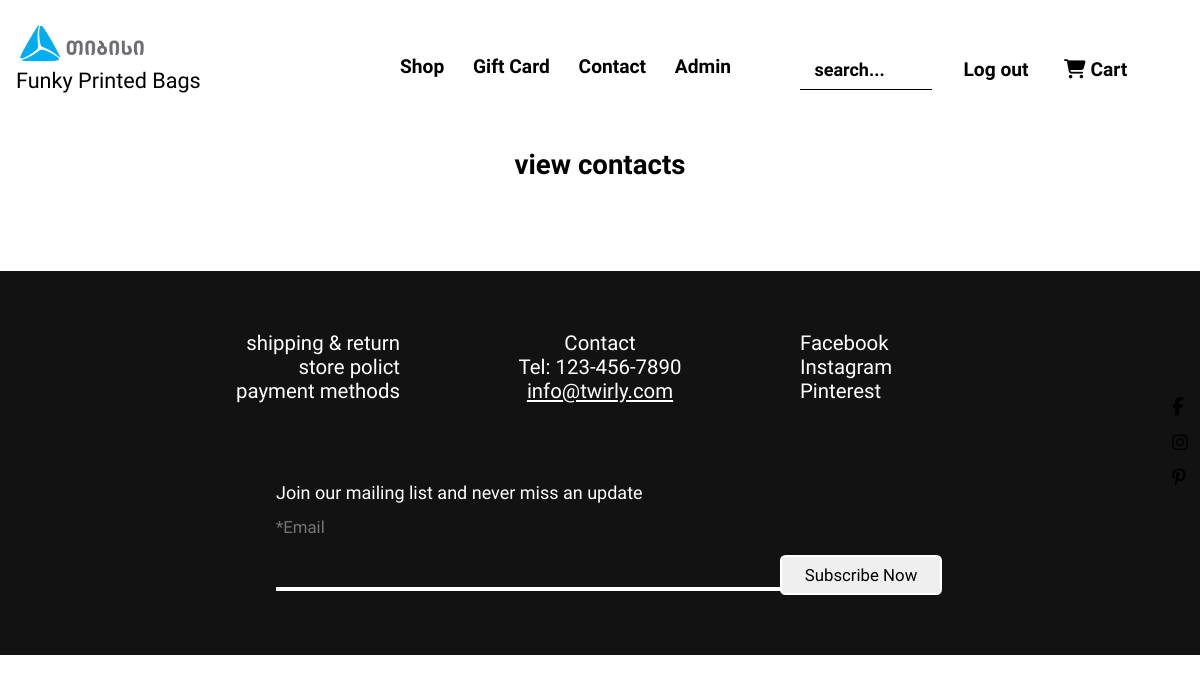
/view-contacts (signed in), run on an earlier commit of the app's database.
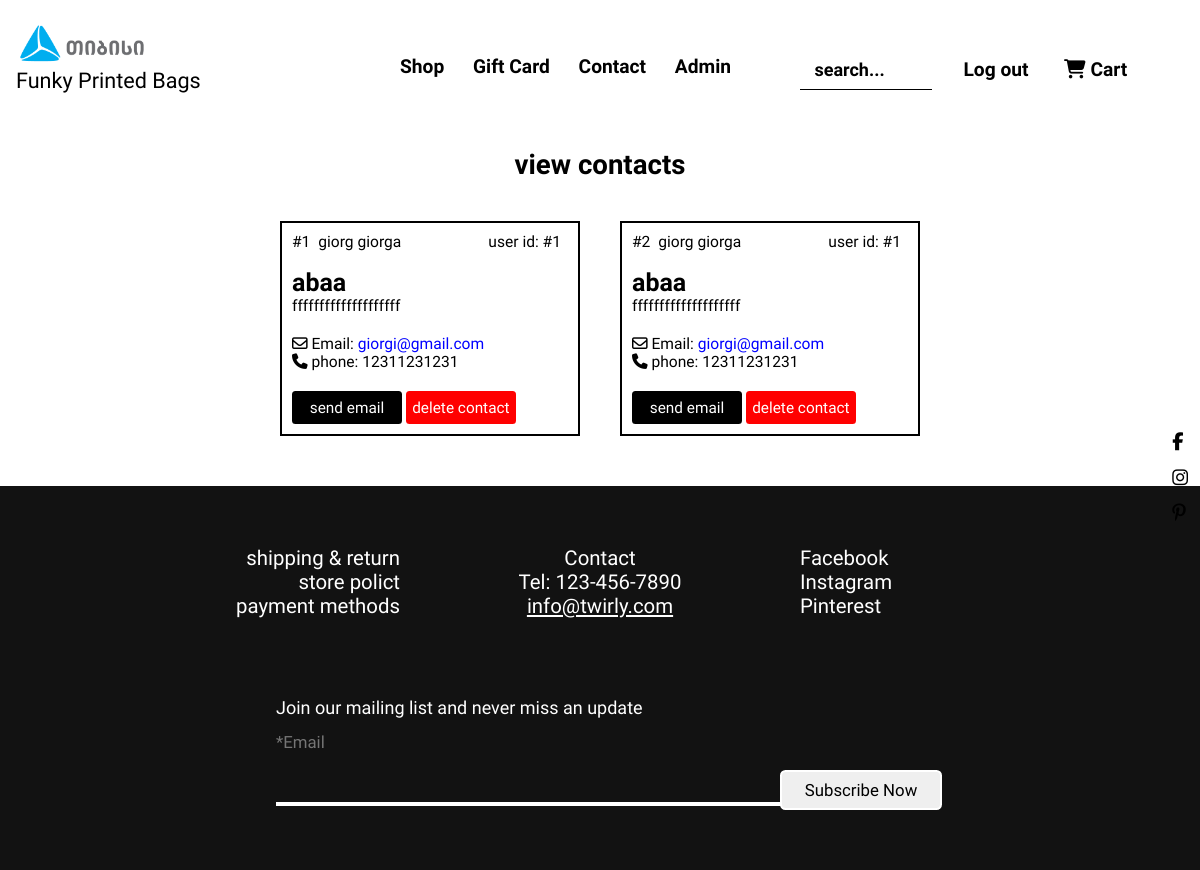
And on a later commit of the database.
### models.py (models this page shows)
class Contact(db.Model):
    __tablename__ = "contacts"
    id = db.Column(db.Integer(), primary_key=True)
    user = db.Column(db.String(), nullable=False)
    first_name = db.Column(db.String(), nullable=False)
    last_name = db.Column(db.String(), nullable=False)
    email = db.Column(db.String(), nullable=False)
    phone = db.Column(db.Integer(), nullable=True)
    subject = db.Column(db.String(), nullable=False)
    message = db.Column(db.String(), nullable=False)

### routes.py (the view)
@app.route("/view-contacts")
@login_required
def view_contacts():
    if current_user.role != 'admin':
        return redirect("/")
    contacts = Contact.query.all()
    return render_template("view-contacts.html", contacts=contacts)

### models.py (called while the page is built)
@login_manager.user_loader
def load_user(user_id):
    return User.query.get(user_id)

### routes.py (called while the page is built)
@app.context_processor
def global_variable():
    top_rated_products = Product.query.all()
    n = len(top_rated_products)
    for i in range(n - 1):
        for j in range(0, n - i - 1):
            if get_products_average_rating(top_rated_products[j]) < get_products_average_rating(top_rated_products[j + 1]):
                top_rated_products[j], top_rated_products[j + 1] = top_rated_products[j + 1], top_rated_products[j]
    carts = Cart.query.all()
    return dict(top_rated_products=top_rated_products[:10],cart=carts)

def get_products_average_rating(product):
    average_rating = 0
    length = 0
    for review in product.reviews:
        average_rating += review.rating
        length += 1
    if length != 0:
        average_rating = average_rating / length
    return average_rating

### templates/view-contacts.html
{% extends "base.html" %}
{% block body %}
<section id="view-contacts">
    <h1>view contacts</h1>
    <div id="view-contacts-container">
        {% for contact in contacts%}
        <div id="each-contact">
            <span id="id">
                #{{contact['id']}}
            </span>
            <span id="name">
                {{contact['first_name']}}
                {{contact['last_name']}}
            </span>
            <span id="user">
                user id: #{{contact['user']}}
            </span>
            <p id="subject">
                {{contact['subject']}}
            </p>
            <p id="message">
                {{contact['message']}}
            </p>
            {% set email = contact['email'] %}
            {% set subject = contact['subject'] %}
            {% set id = contact['id'] %}
            <p id="email"><i class="fa-regular fa-envelope"></i> Email: <span onclick='window.open("https://mail.google.com/mail/?view=cm&fs=1&to={{ email|urlencode }}&su={{ subject|urlencode }}")'>{{contact['email']}}</span></p>
            {% if contact['phone'] != None %}
            <p><i class="fa-solid fa-phone"></i> phone: {{contact['phone']}}</p>
            {% endif %}
            <button onclick="window.open('https://mail.google.com/mail/?view=cm&fs=1&to={{ email|urlencode }}&su={{ subject|urlencode }}')" id="send-email">send email</button>
            <button onclick="location.assign('/delete-contact/{{id}}')" id="delete-contact">delete contact</button>
        </div>
        {% endfor %}
    </div>
</section>
{% endblock %}

### templates/base.html (shortened to what this page needs)
<!DOCTYPE html>
<html lang="en">
<head>
    <link rel="stylesheet" href="/static/style.css">
    <link rel="stylesheet" href="https://cdnjs.cloudflare.com/ajax/libs/font-awesome/6.5.1/css/all.min.css" />
    <link rel="stylesheet" href="https://cdnjs.cloudflare.com/ajax/libs/font-awesome/6.5.1/css/all.min.css" />
</head>
<body>
    {% include 'header.html' %}
    {% include 'social.html'%}
    {% block body %}
    {% endblock %}
    {% include 'footer.html' %}
</body>
</html>

### templates/header.html (shortened to what this page needs)
<header id="header">
    <div id="left">
        <img onclick="window.open('https://www.tbceducation.ge/')" id="tbc-logo" src="/static//images/თიბისი.png" alt="">
        <a href="/"><p id="description">Funky Printed Bags</p></a>
    </div>
    <nav id="nav">
        <ul>
            <li><a href="/">Shop</a></li>
            <li><a href="/gift-card">Gift Card</a></li>
            <li><a href="/contact">Contact</a></li>
            {% if current_user.role == 'admin' %}
            <li>
                <div class="admin-dropdown">
                    <p class="admin-dropbtn">Admin</p>
                </div>
            </li>
            {% endif %}
        </ul>
    </nav>
    <div id="right">
        <input id="item-search" type="search" placeholder="search..." >
        {% if current_user.is_authenticated %}
        <a href="/log-out"><button id="sign-up-button">Log out</button></a>
        {% else %}
        <a href="/sign-up"><button id="sign-up-button">Sign up</button></a>
        {% endif %}
        <button id="nav-cart-open-button"><i class="fa-solid fa-cart-shopping"></i> Cart</button>
    </div>
</header>

### templates/social.html (shortened to what this page needs)
<div id="social">
    <a href="https://www.facebook.com/"></a>
    <a href="https://www.instagram.com/"></a>
    <a href="https://www.pinterest.com/"></a>
</div>

### templates/footer.html
<footer id="footer">
    <div id="top">
        <div id="left">
            <ul>
                <li><a href="">shipping & return</a></li>
                <li><a href="">store polict</a></li>
                <li><a href="">payment methods</a></li>
            </ul>
        </div>
        <div id="middle">
            <ul>
                <li><a href="/contact">Contact</a></li>
                <li>Tel: 123-456-7890</li>
                <li id="mysite"><a href="">info@twirly.com</a></li>
            </ul>
        </div>
        <div id="right">
            <ul>
                <li><a href="https://www.facebook.com/" target="_blank">Facebook</a></li>
                <li><a href="https://www.instagram.com/" target="_blank">Instagram</a></li>
                <li><a href="https://www.pinterest.com/" target="_blank">Pinterest</a></li>
            </ul>
        </div>
    </div>
    <form id="bottom">
        <p id="join"><a href="/contact">Join our mailing list and never miss an update</a></p>
        <label id="footer-email-label" for="email">*Email</label>
        <input id="footer-email" type="email" required>
        <button id="footer-email-submit" type="submit">Subscribe Now</button>
    </form>
</footer>

What changed in the data, as far as the page shows it:
added Contact: id "1", first_name "giorg", last_name "giorga", user "1", subject "abaa", message "ffffffffffffffffffff", email "giorgi@gmail.com", phone "12311231231"
added Contact: id "2", first_name "giorg", last_name "giorga", user "1", subject "abaa", message "ffffffffffffffffffff", email "giorgi@gmail.com", phone "12311231231"
